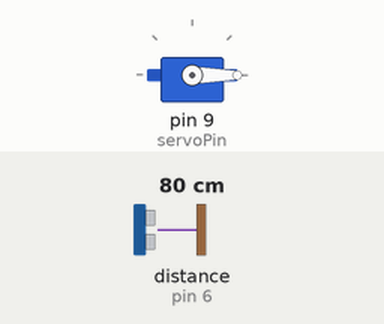
The sketch below on a simulated Arduino Uno, built with avr-gcc and run on an emulated ATmega328P. On the bench: servo. Wiring (from diagram.json): ultrasonic range finder: trigger pin 5; echo pin 6. The inputs (shaded band) are chosen by the test bench; at power-on: distance to the obstacle (sensor on pin 6) 80 cm. The echo pulse lasts 58.3 µs per cm; what the sketch prints to the serial monitor is not drawn.

Above: at 1.8 s.
1.9 s: distance to the obstacle (sensor on pin 6) set to 34 cm
3.4 s: distance to the obstacle (sensor on pin 6) set to 27 cm
At 4.9 s:
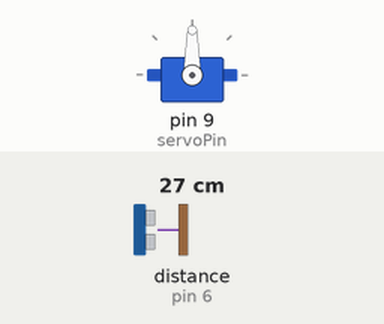
Timing chart, 0 to 6.4 s (numbered marks = the images above; inputs shaded):
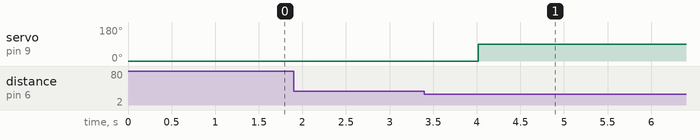

Measured:
- the behaviour switches between 31 and 30 cm on distance to the obstacle (sensor on pin 6) (found by bisection; images 0 and 1)
- after the input at 1.9 s, every drawn part: stays the same
- after the input at 3.4 s, servo on pin 9 (servoPin): 0° → 90° after 0.62 s

The sketch:

sketch.ino
```cpp
/*05) Desenvolva um sistema de porta automática que use um sensor de proximidade
para detectar a aproximação de uma pessoa e acione um motor para abrir a porta.*/

#include <Arduino.h>
#include <Servo.h>

const int triggerPin = 5;  // Pino Trigger do HC-SR04
const int echoPin = 6;     // Pino Echo do HC-SR04
const int servoPin = 9;    // Pino do servo motor
const int distanceThreshold = 30; // Distância limite (cm) para abrir a porta

Servo servoMotor;         // Cria o objeto servo

unsigned long lastActionTime = 0; // Tempo da última ação
const unsigned long openDuration = 3000; // Duração de 3 segundos para a porta aberta

bool isDoorOpen = false; // Estado da porta
long lastDistance = 0;   // Armazena a última distância medida

long readDistance() {
    digitalWrite(triggerPin, LOW);
    delayMicroseconds(2);
    digitalWrite(triggerPin, HIGH);
    delayMicroseconds(10);
    digitalWrite(triggerPin, LOW);

    long duration = pulseIn(echoPin, HIGH);
    long distance = duration * 0.034 / 2; // Conversão para cm
    return distance;
}

void setup() {
    Serial.begin(115200);
    pinMode(triggerPin, OUTPUT);
    pinMode(echoPin, INPUT);

    servoMotor.attach(servoPin); // Conecta o servo motor ao pino 9

    servoMotor.write(0); // Começa com a porta fechada (servo na posição 0)
}

void loop() {
    long distance = readDistance();
    Serial.print("Distância: ");
    Serial.print(distance);
    Serial.println(" cm");

    unsigned long currentMillis = millis(); // Obtém o tempo atual

    // Verifica se a distância é consistentemente menor que o limiar para abrir a porta
    if (distance < distanceThreshold && !isDoorOpen && abs(distance - lastDistance) > 2) {
        Serial.println("🔓 Pessoa detectada! Abrindo porta...");
        servoMotor.write(90); // Abre a porta (servo a 90 graus)
        lastActionTime = currentMillis; // Atualiza o tempo da última ação
        isDoorOpen = true;
    }

    // Verifica se a distância é consistentemente maior que o limiar para fechar a porta
    if (isDoorOpen && (distance > distanceThreshold) && (currentMillis - lastActionTime >= openDuration)) {
        Serial.println("🔒 Fechando porta...");
        servoMotor.write(0);  // Fecha a porta (servo de volta a 0 graus)
        isDoorOpen = false; // Atualiza o estado da porta
    }

    lastDistance = distance; // Armazena a distância atual para a comparação no próximo ciclo

    // Adicionando um delay de 1 segundo para evitar que as mensagens apareçam muito rápido
    delay(1000); // Espera 1 segundo entre as verificações e mensagens
}
```
